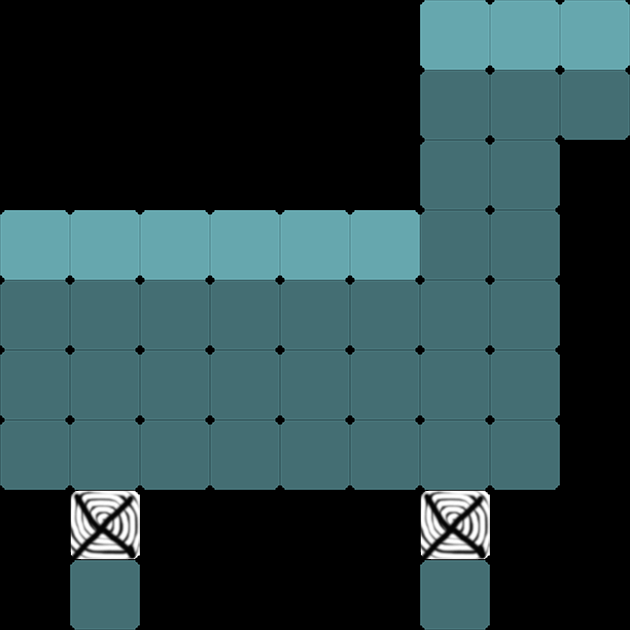

Rendered tile map (Tiled .tmx) drawn with the repository's tilesets; below, a short description and the map source with its tile grids summarised:
An orthogonal 9x9 tile map with 70x70 px tiles, 2 tile layers (gridLayer, producerLayer), 1 hidden layer not drawn.

<map version="1.0" orientation="orthogonal" renderorder="right-down" width="9" height="9" tilewidth="70" tileheight="70">
 <tileset firstgid="1" name="sushi" tilewidth="70" tileheight="70" spacing="2" margin="2">
  <image source="../w640/sushi.png" width="722" height="218" />
 </tileset>
 <layer name="gridLayer" width="9" height="9">
  <data>[81 cells, 44 non-empty, 2 distinct tile ids]</data>
 </layer>
 <layer name="clipperLayer" width="9" height="9" visible="0">
  <data>[81 cells, 44 non-empty, 1 distinct tile ids]</data>
 </layer>
 <layer name="producerLayer" width="9" height="9">
  <data>[81 cells, 9 non-empty, 1 distinct tile ids]</data>
 </layer>
</map>
